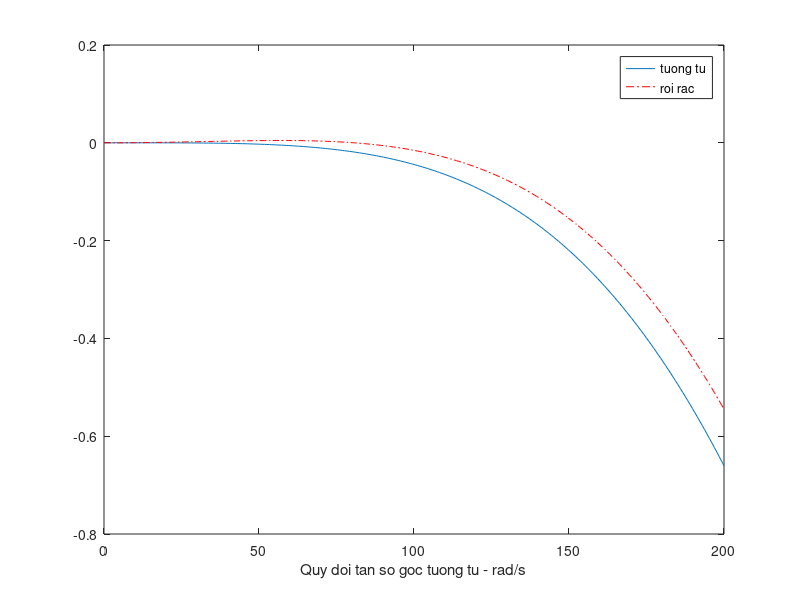

MATLAB code to generate this figure:
clear;clc;close all;
% bo loc tuong tu
% vi du 5-9
% G1(p)=1/p2+1.41p+1
% G(p)
b1=9.8696044e4;a1=[1 444.28829 b1];
Omega=linspace(0,200,256);
G=freqs(b1,a1,Omega);
%% Bo loc roi rac
b2=[0 .2449203];
a2=[1 -1.1580459 .4112407];
Ts=1/500;
omega=Omega*Ts;
H=freqz(b2,a2,omega);
plot(Omega,20*log10(abs(G)/abs(G(1))),omega/Ts,20*log10(abs(H)/abs(H(1))),'r-.');
legend('tuong tu','roi rac');
xlabel('Quy doi tan so goc tuong tu - rad/s');
 
